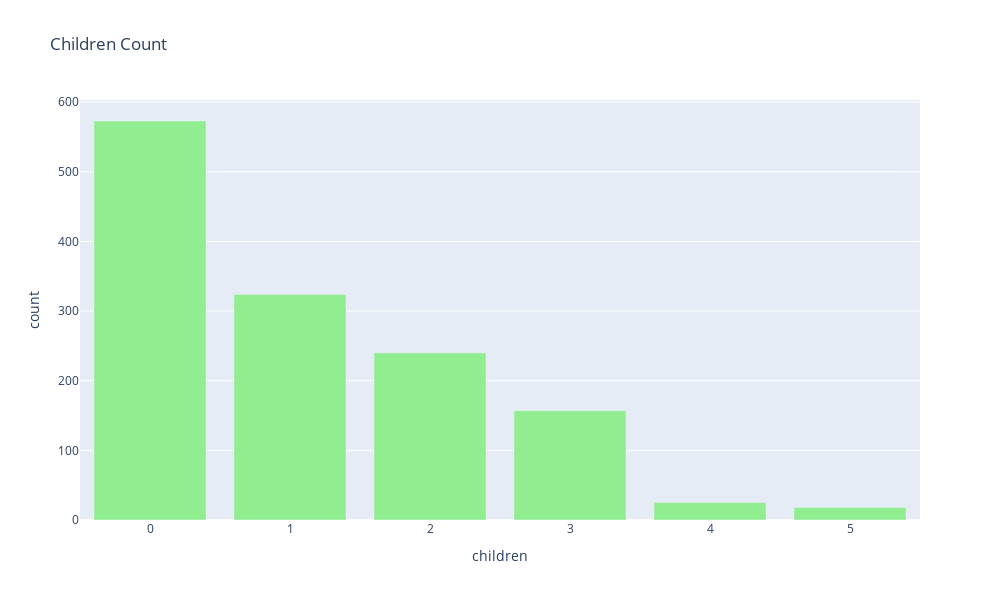

Write notebook code for a chart like this one.
### Code cell
df_counts = df_insurance['children'].value_counts().reset_index()
df_counts.columns = ['children', 'count']

fig = px.bar(df_counts,
             x = 'children',
             y = 'count',
             title = 'Children Count')
fig.update_traces(marker = dict(color = 'lightgreen'))
fig.update_layout(width =1000, height= 600)
fig.show()

### Figure 1 — Plotly figure (JSON) as saved in the notebook; plotly's stock layout.template omitted (floating-point values rounded to 4 significant figures)
{"data": [{"alignmentgroup": "True", "hovertemplate": "children=%{x}<br>count=%{y}<extra></extra>", "legendgroup": "", "marker": {"color": "lightgreen", "pattern": {"shape": ""}}, "name": "", "offsetgroup": "", "orientation": "v", "showlegend": false, "textposition": "auto", "type": "bar", "x": [0, 1, 2, 3, 4, 5], "xaxis": "x", "y": [573, 324, 240, 157, 25, 18], "yaxis": "y"}], "layout": {"barmode": "relative", "height": 600, "legend": {"tracegroupgap": 0}, "title": {"text": "Children Count"}, "width": 1000, "xaxis": {"anchor": "y", "domain": [0, 1], "title": {"text": "children"}}, "yaxis": {"anchor": "x", "domain": [0, 1], "title": {"text": "count"}}}}
